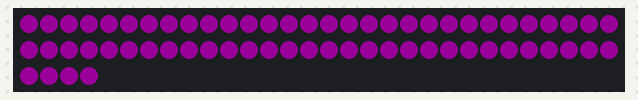
A sketch run on a simulated Arduino Uno, built with avr-gcc and run on an emulated ATmega328P. Parts: 64 RGB LEDs in strip order, left to right, continuing on the next row. Dim RGB values are drawn brighter than linear.

Above: at 1.6 s.

The sketch:

2022.06.23_RGBLed3.ino
```cpp
#include "FastLED.h"

FASTLED_USING_NAMESPACE

//#if defined(FASTLED_VERSION) && (FASTLED_VERSION<3001000)fine
//#waring "Requires FastLED 3.1 or later;check gihub for latest code"
//#endif

#define DATA_PIN  3
#define LED_TYPE  WS2811    //led灯带型号
#define COLOR_ORDER GRB
#define NUM_LEDS  64   //灯珠
//CRGB leds[NUM_LEDS];

 #define BRIGHTNESS         96
 #define FRAMES_PER_SECOND  120
 #define COLOR_ORDER GRB

 uint8_t max_bright = 128;

 CRGB leds[NUM_LEDS];  //建立光带leds

 CRGB myRGBcolor(50,0,50);  //(rValue,gValue,bValue)  0-255

 //CHSV myHSVcolor(80,255,200);//HSV方法定义颜色 ，（色调，饱和度，明亮）

 void setup()
 {
   Serial.begin(9600);
   delay(1000);

   LEDS.addLeds<LED_TYPE,DATA_PIN,COLOR_ORDER>(leds,NUM_LEDS);//初始化光带
   FastLED.setBrightness(max_bright);                        //设置宽带亮度
  }


void loop() {
  // put your main code here, to run repeatedly:
  myRGBcolor.r = 0;  //rValue=0
  myRGBcolor.b = 0;  //bValue=0
  fill_solid(leds,NUM_LEDS,myRGBcolor);
  FastLED.show();
  delay(500);

  myRGBcolor.r = 50;  //rValue=50
  myRGBcolor.b = 50;  //bValue=50
  fill_solid(leds,NUM_LEDS,myRGBcolor);
  FastLED.show();
  delay(500);
}
```

Measured:
- what the display in image 0 shows lasts 0.5 s, from 1.5 s to 2.0 s
